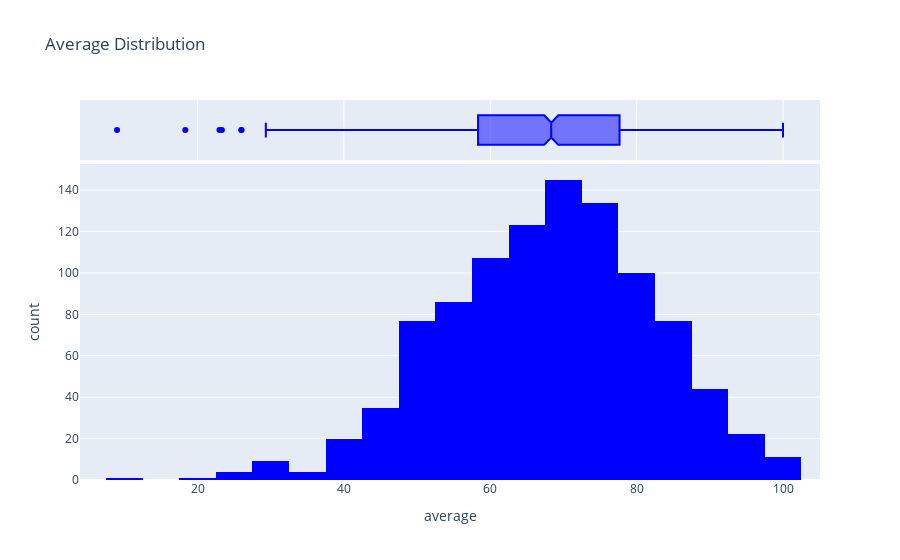
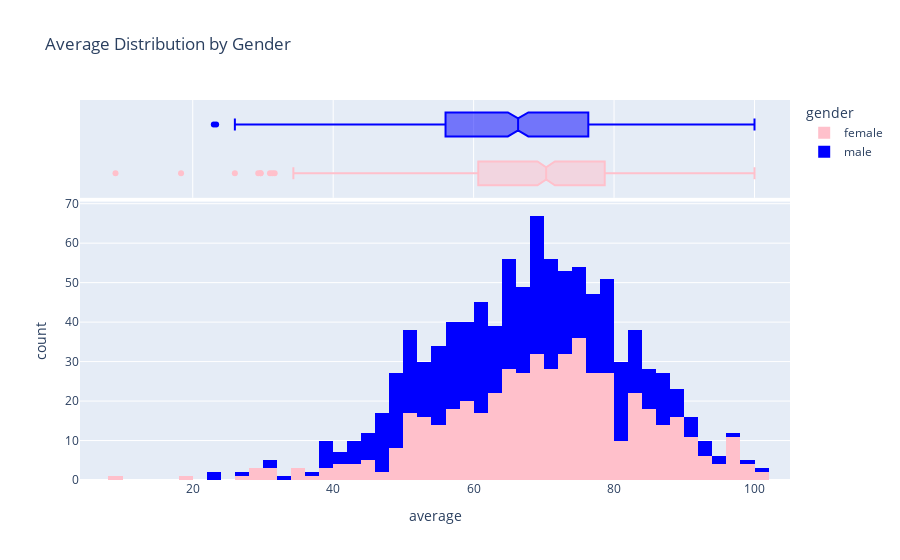

Here is the notebook cell these charts were saved with, in order:
### Code cell
fig1 = px.histogram(df, x='average', nbins=30, marginal="box", title="Average Distribution", color_discrete_sequence=['blue'])
fig1.show()
color_map = {
    'male': 'blue',
    'female': 'pink'
}
fig2 = px.histogram(df, x='average', color='gender', marginal="box", title="Average Distribution by Gender", color_discrete_map=color_map)
fig2.show()

### Figure 1 — Plotly figure (JSON) as saved in the notebook; plotly's stock layout.template omitted (floating-point values rounded to 4 significant figures; data arrays with more than 128 entries replaced by an {"elided": "..."} marker saying what was removed)
{"data": [{"alignmentgroup": "True", "bingroup": "x", "hovertemplate": "average=%{x}<br>count=%{y}<extra></extra>", "legendgroup": "", "marker": {"color": "blue", "pattern": {"shape": ""}}, "name": "", "nbinsx": 30, "offsetgroup": "", "orientation": "v", "showlegend": false, "x": {"elided": "1000 float values"}, "xaxis": "x", "yaxis": "y", "type": "histogram"}, {"alignmentgroup": "True", "hovertemplate": "average=%{x}<extra></extra>", "legendgroup": "", "marker": {"color": "blue"}, "name": "", "notched": true, "offsetgroup": "", "showlegend": false, "x": {"elided": "1000 float values"}, "xaxis": "x2", "yaxis": "y2", "type": "box"}], "layout": {"xaxis": {"anchor": "y", "domain": [0.0, 1.0], "title": {"text": "average"}}, "yaxis": {"anchor": "x", "domain": [0.0, 0.8316], "title": {"text": "count"}}, "xaxis2": {"anchor": "y2", "domain": [0.0, 1.0], "matches": "x", "showticklabels": false, "showgrid": true}, "yaxis2": {"anchor": "x2", "domain": [0.8416, 1.0], "matches": "y2", "showticklabels": false, "showline": false, "ticks": "", "showgrid": false}, "legend": {"tracegroupgap": 0}, "title": {"text": "Average Distribution"}, "barmode": "relative"}}

### Figure 2 — Plotly figure (JSON) as saved in the notebook; plotly's stock layout.template omitted (floating-point values rounded to 4 significant figures; data arrays with more than 128 entries replaced by an {"elided": "..."} marker saying what was removed)
{"data": [{"alignmentgroup": "True", "bingroup": "x", "hovertemplate": "gender=female<br>average=%{x}<br>count=%{y}<extra></extra>", "legendgroup": "female", "marker": {"color": "pink", "pattern": {"shape": ""}}, "name": "female", "offsetgroup": "female", "orientation": "v", "showlegend": true, "x": {"elided": "518 float values"}, "xaxis": "x", "yaxis": "y", "type": "histogram"}, {"alignmentgroup": "True", "hovertemplate": "gender=female<br>average=%{x}<extra></extra>", "legendgroup": "female", "marker": {"color": "pink"}, "name": "female", "notched": true, "offsetgroup": "female", "showlegend": false, "x": {"elided": "518 float values"}, "xaxis": "x2", "yaxis": "y2", "type": "box"}, {"alignmentgroup": "True", "bingroup": "x", "hovertemplate": "gender=male<br>average=%{x}<br>count=%{y}<extra></extra>", "legendgroup": "male", "marker": {"color": "blue", "pattern": {"shape": ""}}, "name": "male", "offsetgroup": "male", "orientation": "v", "showlegend": true, "x": {"elided": "482 float values"}, "xaxis": "x", "yaxis": "y", "type": "histogram"}, {"alignmentgroup": "True", "hovertemplate": "gender=male<br>average=%{x}<extra></extra>", "legendgroup": "male", "marker": {"color": "blue"}, "name": "male", "notched": true, "offsetgroup": "male", "showlegend": false, "x": {"elided": "482 float values"}, "xaxis": "x2", "yaxis": "y2", "type": "box"}], "layout": {"xaxis": {"anchor": "y", "domain": [0.0, 1.0], "title": {"text": "average"}}, "yaxis": {"anchor": "x", "domain": [0.0, 0.7326], "title": {"text": "count"}}, "xaxis2": {"anchor": "y2", "domain": [0.0, 1.0], "matches": "x", "showticklabels": false, "showgrid": true}, "yaxis2": {"anchor": "x2", "domain": [0.7426, 1.0], "matches": "y2", "showticklabels": false, "showline": false, "ticks": "", "showgrid": false}, "legend": {"title": {"text": "gender"}, "tracegroupgap": 0}, "title": {"text": "Average Distribution by Gender"}, "barmode": "relative"}}
